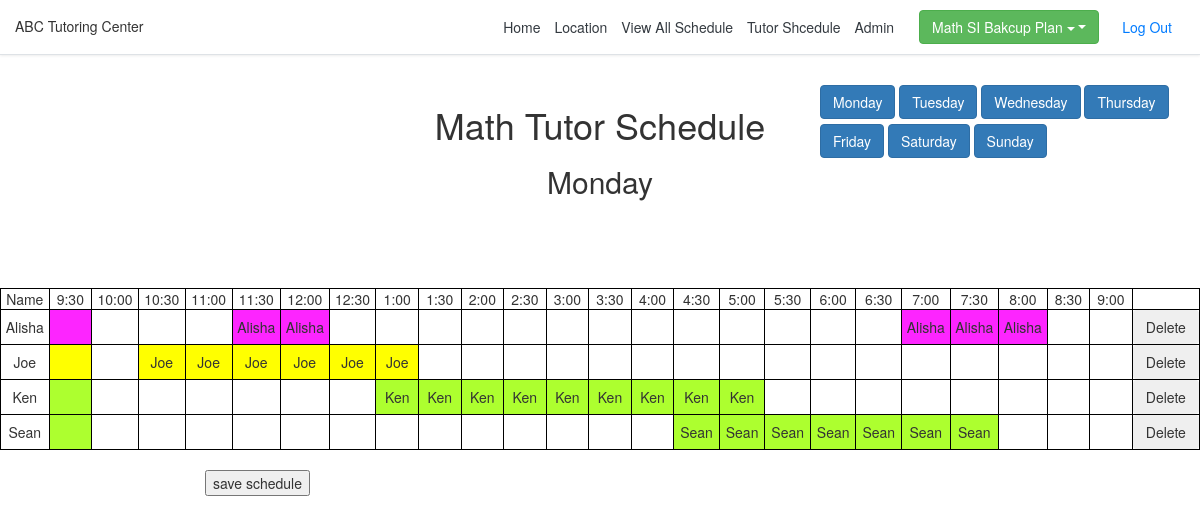
The page /schedule/Monday/ (signed in) on the database its author committed.
### CS416Project/models.py (models this page shows, shortened)
class Timetable(models.Model):
    tutor = models.ForeignKey(Tutor, on_delete=models.SET_NULL, null=True)
    day = models.CharField(max_length=50, default='',choices=day_choices)
    fname = models.CharField(max_length=10, blank=True, default='', null=True)
    t0930 = models.CharField(max_length=10, blank=True, default='', null=True)
    t1000 =models.CharField(max_length=10, blank=True, default='', null=True )
    t1030 = models.CharField(max_length=10, blank=True, default='', null=True)
    t1100 = models.CharField(max_length=10, blank=True, default='', null=True)
    t1130 = models.CharField(max_length=10, blank=True, default='', null=True)
    t1200 = models.CharField(max_length=10, blank=True, default='', null=True)
    t1230 = models.CharField(max_length=10, blank=True, default='', null=True)
    t1300 = models.CharField(max_length=10, blank=True, default='', null=True)
    t1330 = models.CharField(max_length=10, blank=True, default='', null=True)
    t1400 =models.CharField(max_length=10, blank=True, default='', null=True)
    t1430 =models.CharField(max_length=10, blank=True, default='', null=True)
    t1500 = models.CharField(max_length=10, blank=True, default='', null=True)
    t1530 =models.CharField(max_length=10, blank=True, default='', null=True)
    t1600 = models.CharField(max_length=10, blank=True, default='', null=True)
    t1630 = models.CharField(max_length=10, blank=True, default='', null=True)
    t1700 = models.CharField(max_length=10, blank=True, default='', null=True)
    t1730 = models.CharField(max_length=10, blank=True, default='', null=True)
    t1800 =models.CharField(max_length=10, blank=True, default='', null=True)
    t1830 = models.CharField(max_length=10, blank=True, default='', null=True)
    t1900 = models.CharField(max_length=10, blank=True, default='', null=True)
    t1930 =models.CharField(max_length=10, blank=True, default='', null=True)
    t2000 =models.CharField(max_length=10, blank=True, default='', null=True)
    t2030 =models.CharField(max_length=10, blank=True, default='', null=True)
    t2100 =models.CharField(max_length=10, blank=True, default='', null=True)

class Tutor(models.Model):
    objects = TutorManager()
    firstname = models.CharField(max_length=50,default='')
    lastname = models.CharField(max_length=50,default='')
    hours = models.IntegerField(default=0)
    typeofstaff = models.CharField(max_length=50, default='',choices=type_choices)
    subject1 = models.CharField(max_length=50, default='', null=True, choices=subject_choices)
    subject2 = models.CharField(max_length=50, default='', null=True, blank=True,choices=subject_choices)
    usedhours = models.DecimalField(decimal_places=1, max_digits=3, default=0)
    class Meta: #order by desc
         ordering = ['firstname']
         unique_together = (('firstname', 'lastname'),)

### CS416Project/views.py (the view)
# urls.py: path('schedule/<day>/', views.schedule, name="schedule"),
@user_passes_test(user_check,login_url='/login')
def schedule(request, day):
    usedhours = Schedule.objects.all().filter(day=day)
    for u in usedhours:
        print(str(u.tutor_id) +' '+ u.tutor.firstname)
        count = Timetable.objects.filter(day=day).filter(tutor__firstname = u.tutor.firstname).count()
        if count ==  0:
            timetable = Timetable(tutor_id=u.tutor_id, day=u.day, fname=u.tutor.firstname)
            timetable.save()
    tTable = Timetable.objects.all().filter(day=day).order_by('tutor__firstname')
    zipdata = zip(tTable,usedhours)
    print(zipdata)
    return render(request, 'mathSchedule.html',{'usedhours': usedhours,'day':day, 'schedule': tTable,'zip':zipdata})

### CS416Project/views.py (called while the page is built)
def user_check(user):
    return user.username == 'bakatarekun'

### templates/mathSchedule.html (shortened to what this page needs)
{% load staticfiles %}
<!DOCTYPE html>
<html lang="en">
<head>
    <link rel="stylesheet" href="{% static 'style.css' %}">
    <link rel="stylesheet" href="https://maxcdn.bootstrapcdn.com/bootstrap/4.1.3/css/bootstrap.min.css">
    <link rel="stylesheet" href="https://maxcdn.bootstrapcdn.com/bootstrap/3.3.7/css/bootstrap.min.css">
</head>
<body id="top">
{% include "header.html" %}
{% if user.is_authenticated %}
    <br>
    <div class="row">
        <div class="col-4" id="listoftutors"></div>
        <div class="col-4" style="text-align: center">
            <h1>Math Tutor Schedule</h1>
            <h2 id="daylbl"></h2>
        </div>
        <div  class="col-4" id="daybtns" >
            <input class="btn btn-primary mybtn" id="Mondaybtn" name="daybtn" type="button" value="Monday"/>
            <input class="btn btn-primary mybtn" id="Tuesdaybtn" name="daybtn" type="button" value="Tuesday"/>
            <input class="btn btn-primary mybtn" id="Wednesdaybtn"name="daybtn" type="button" value="Wednesday"/>
            <input class="btn btn-primary mybtn" id="Thursdaybtn" name="daybtn" type="button" value="Thursday"/>
            <input class="btn btn-primary mybtn" id="Fridaybtn" name="daybtn" type="button" value="Friday"/>
            <input class="btn btn-primary mybtn" id="Saturdaybtn" name="daybtn" type="button" value="Saturday"/>
            <input class="btn btn-primary mybtn" id="Sundaybtn" name="daybtn" type="button" value="Sunday"/>
        </div>
    </div>
    {% if day == "Friday"  %}
        <table align="center">
            <tbody name='tb'>
            {% include "rowFridayTime.html" %}
            {% for s, t in zip %}
                <tr>
                    {% include "rowFriday.html" %}
                    {% include "deleteButtons.html" %}
                </tr>
                <br>
            {% endfor %}
            </tbody>
        </table>
    {% else %}
        <table align="center">
            <tbody name='tb'>
            {% include "rowDuringWeekTime.html" %}
            {% for s, t in zip %}
                <tr>
                    {% include "rowDuringWeek.html" %}
                    {% include "deleteButtons.html" %}
                </tr>
                <br>
            {% endfor %}
            </tbody>
        </table>
    {% endif %}
    <br>
    <div class="row justify-content-start">
        <div class="col-2">
        </div>
        <div class="col-4">
            <input type="button" value="save schedule" onclick="saveAllSchedule()">
        </div>
    </div>
{% endif %}
</body>
</html>

### templates/rowDuringWeek.html
    <td> {{ s.fname }}</td>
    <td  name={{ s.tutor.firstname }} class={{ s.tutor.typeofstaff }}> {{ s.t0930 }}</td>
    <td  name={{ s.tutor.firstname }} class={{ s.tutor.typeofstaff }}>{{ s.t1000 }}</td>
    <td  name={{ s.tutor.firstname }} class={{ s.tutor.typeofstaff }}>{{ s.t1030 }}</td>
    <td  name={{ s.tutor.firstname }} class={{ s.tutor.typeofstaff }}>{{ s.t1100 }}</td>
    <td  name={{ s.tutor.firstname }} class={{ s.tutor.typeofstaff }}>{{ s.t1130 }}</td>
    <td  name={{ s.tutor.firstname }} class={{ s.tutor.typeofstaff }}>{{ s.t1200 }}</td>
    <td  name={{ s.tutor.firstname }} class={{ s.tutor.typeofstaff }}>{{ s.t1230 }}</td>
    <td name={{ s.tutor.firstname }} class={{ s.tutor.typeofstaff }}>{{ s.t1300 }}</td>
    <td name={{ s.tutor.firstname }} class={{ s.tutor.typeofstaff }}>{{ s.t1330 }}</td>
    <td name={{ s.tutor.firstname }} class={{ s.tutor.typeofstaff }}>{{ s.t1400 }}</td>
    <td name={{ s.tutor.firstname }} class={{ s.tutor.typeofstaff }}>{{ s.t1430 }}</td>
    <td name={{ s.tutor.firstname }} class={{ s.tutor.typeofstaff }}>{{ s.t1500 }}</td>
    <td name={{ s.tutor.firstname }} class={{ s.tutor.typeofstaff }}>{{ s.t1530 }}</td>
    <td name={{ s.tutor.firstname }} class={{ s.tutor.typeofstaff }}>{{ s.t1600 }}</td>
    <td  name={{ s.tutor.firstname }} class={{ s.tutor.typeofstaff }}>{{ s.t1630 }}</td>
    <td name={{ s.tutor.firstname }} class={{ s.tutor.typeofstaff }}>{{ s.t1700 }}</td>
    <td name={{ s.tutor.firstname }} class={{ s.tutor.typeofstaff }}>{{ s.t1730 }}</td>
    <td name={{ s.tutor.firstname }} class={{ s.tutor.typeofstaff }}>{{ s.t1800 }}</td>
    <td name={{ s.tutor.firstname }} class={{ s.tutor.typeofstaff }}>{{ s.t1830 }}</td>
    <td name={{ s.tutor.firstname }} class={{ s.tutor.typeofstaff }}>{{ s.t1900 }}</td>
    <td name={{ s.tutor.firstname }} class={{ s.tutor.typeofstaff }}>{{ s.t1930 }}</td>
    <td name={{ s.tutor.firstname }} class={{ s.tutor.typeofstaff }}>{{ s.t2000 }}</td>
    <td name={{ s.tutor.firstname }} class={{ s.tutor.typeofstaff }}>{{ s.t2030 }}</td>
    <td name={{ s.tutor.firstname }} class={{ s.tutor.typeofstaff }}>{{ s.t2100 }}</td>

### templates/deleteButtons.html (shortened to what this page needs)
<td name="delRow"><form action="/deleteRow" method="GET">
    <input type="submit" class="btn" value="Delete" name="delbtn">
</form></td>

### static/style.css (style rules this page uses)
.mybtn { margin-bottom: 5px !important; }
table { border: 1px solid black; }
th, td { border: 1px solid black; width:60px; text-align: center; }
.eacellcolor { background: greenyellow; }
.wscellcolor { background: yellow; }
.vtcellcolor { background: #fd25ff; }
h2 { text-align: center; }

### rows shown on the page
Timetable: fname "Alisha", t1130 "Alisha", t1200 "Alisha", t1900 "Alisha", t1930 "Alisha", t2000 "Alisha"
Timetable: fname "Joe", t1030 "Joe", t1100 "Joe", t1130 "Joe", t1200 "Joe", t1230 "Joe", t1300 "Joe"
Timetable: fname "Ken", t1300 "Ken", t1330 "Ken", t1400 "Ken", t1430 "Ken", t1500 "Ken", t1530 "Ken", t1600 "Ken", t1630 "Ken", t1700 "Ken"
Timetable: fname "Sean", t1630 "Sean", t1700 "Sean", t1730 "Sean", t1800 "Sean", t1830 "Sean", t1900 "Sean", t1930 "Sean"
